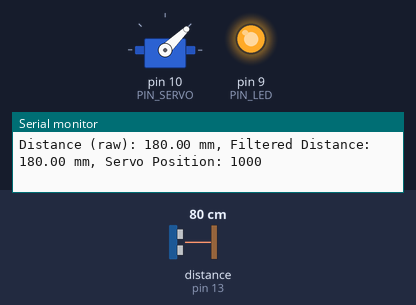
Recording of a sketch running on a simulated Arduino Uno, built with avr-gcc and run on an emulated ATmega328P. On the bench: servo, output pins drawn as LEDs (lit = HIGH), the last lines printed to the serial monitor. Wiring (inferred from the names in the program): ultrasonic range finder: trigger pin 12; echo pin 13. Inputs (shaded band) come from the test bench; at power-on: distance to the obstacle (sensor on pin 13) 80 cm. The echo pulse lasts 58.3 µs per cm; pins used as bus, display or sensor lines are not drawn.

Above: at 1.2 s.
1.3 s: distance to the obstacle (sensor on pin 13) set to 38 cm
2.8 s: distance to the obstacle (sensor on pin 13) set to 34 cm
At 3.6 s:
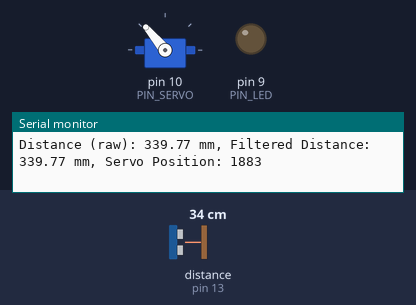
4.3 s: distance to the obstacle (sensor on pin 13) set to 250 cm
At 5.1 s:
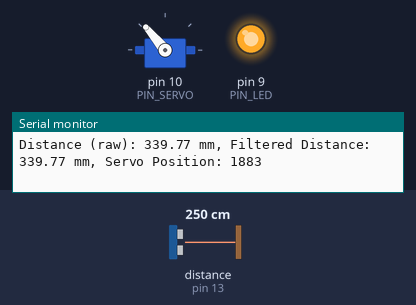
Timing chart, 0 to 7.3 s (numbered marks = the images above; inputs shaded):
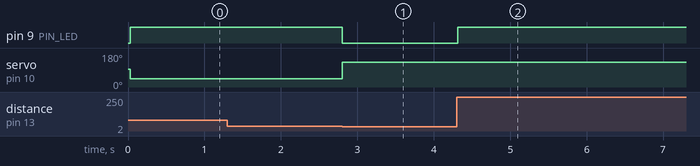

The sketch:

11_example_1.ino
```cpp
#include <Servo.h>

// Arduino pin assignment
#define PIN_LED   9   // LED active-low
#define PIN_TRIG  12  // sonar sensor TRIGGER
#define PIN_ECHO  13  // sonar sensor ECHO
#define PIN_SERVO 10  // servo motor

// configurable parameters for sonar
#define SND_VEL 346.0     // sound velocity at 24 celsius degree (unit: m/sec)
#define INTERVAL 25      // sampling interval (unit: msec)
#define PULSE_DURATION 10 // ultra-sound Pulse Duration (unit: usec)
#define _DIST_MIN 180.0   // minimum distance to be measured (unit: mm)
#define _DIST_MAX 360.0   // maximum distance to be measured (unit: mm)

#define TIMEOUT ((INTERVAL / 2) * 1000.0) // maximum echo waiting time (unit: usec)
#define SCALE (0.001 * 0.5 * SND_VEL) // coefficient to convert duration to distance

#define _EMA_ALPHA 0.5    // EMA weight of new sample (range: 0 to 1)

// Target Distance
#define _TARGET_LOW  250.0
#define _TARGET_HIGH 290.0

// duty duration for myservo.writeMicroseconds()
// NEEDS TUNING (servo by servo)
#define _DUTY_MIN 1000 // servo full clockwise position (0 degree)
#define _DUTY_NEU 1500 // servo neutral position (90 degree)
#define _DUTY_MAX 2000 // servo full counterclockwise position (180 degree)

// global variables
float dist_ema, dist_prev = _DIST_MAX; // unit: mm
unsigned long last_sampling_time;      // unit: ms

Servo myservo;

void setup() {
  // initialize GPIO pins
  pinMode(PIN_LED, OUTPUT);
  pinMode(PIN_TRIG, OUTPUT);    // sonar TRIGGER
  pinMode(PIN_ECHO, INPUT);     // sonar ECHO
  digitalWrite(PIN_TRIG, LOW);  // turn-off Sonar

  myservo.attach(PIN_SERVO);
  myservo.writeMicroseconds(_DUTY_NEU);

  // initialize USS related variables
  dist_prev = _DIST_MIN; // raw distance output from USS (unit: mm)

  // initialize serial port
  Serial.begin(57600);
}

void loop() {
  float dist_raw;

  // wait until next sampling time.
  if (millis() < (last_sampling_time + INTERVAL))
    return;

  dist_raw = USS_measure(PIN_TRIG, PIN_ECHO); // read distance

  // 거리 측정 값에 따른 처리
  if ((dist_raw == 0.0) || (dist_raw > _DIST_MAX)) {
    dist_raw = dist_prev;           // 범위 초과 시 이전 값 유지
    digitalWrite(PIN_LED, HIGH);    // LED OFF
  } else if (dist_raw < _DIST_MIN) {
    dist_raw = dist_prev;           // 범위 이하 시 이전 값 유지
    digitalWrite(PIN_LED, HIGH);    // LED OFF
  } else {    // 유효 범위 내 거리일 때
    dist_prev = dist_raw;
    digitalWrite(PIN_LED, LOW);     // LED ON
  }

  // 필터 적용 (EMA)
  dist_ema = _EMA_ALPHA * dist_raw + (1 - _EMA_ALPHA) * dist_prev;

  // 서보 모터 제어 (거리에 따른 각도 계산)
  int servo_position = map(dist_ema, _DIST_MIN, _DIST_MAX, _DUTY_MIN, _DUTY_MAX);
  myservo.writeMicroseconds(servo_position);

  // 거리 값과 서보 모터 위치 출력
  Serial.print("Distance (raw): ");
  Serial.print(dist_raw);
  Serial.print(" mm, Filtered Distance: ");
  Serial.print(dist_ema);
  Serial.print(" mm, Servo Position: ");
  Serial.println(servo_position);

  // 샘플링 시간 업데이트
  last_sampling_time += INTERVAL;
}

// 초음파 센서를 통해 거리 측정 (단위: mm)
float USS_measure(int TRIG, int ECHO) {
  digitalWrite(TRIG, HIGH);
  delayMicroseconds(PULSE_DURATION);
  digitalWrite(TRIG, LOW);

  return pulseIn(ECHO, HIGH, TIMEOUT) * SCALE; // 거리 계산 (단위: mm)
}
```

Measured:
- the behaviour switches between 36 and 35 cm on distance to the obstacle (sensor on pin 13) (found by bisection; images 0 and 1)
- after the input at 2.8 s, pin 9 (PIN_LED): HIGH → LOW at once; servo on pin 10 (PIN_SERVO): 44° → 130° at once
- after the input at 4.3 s, pin 9 (PIN_LED): LOW → HIGH at once
